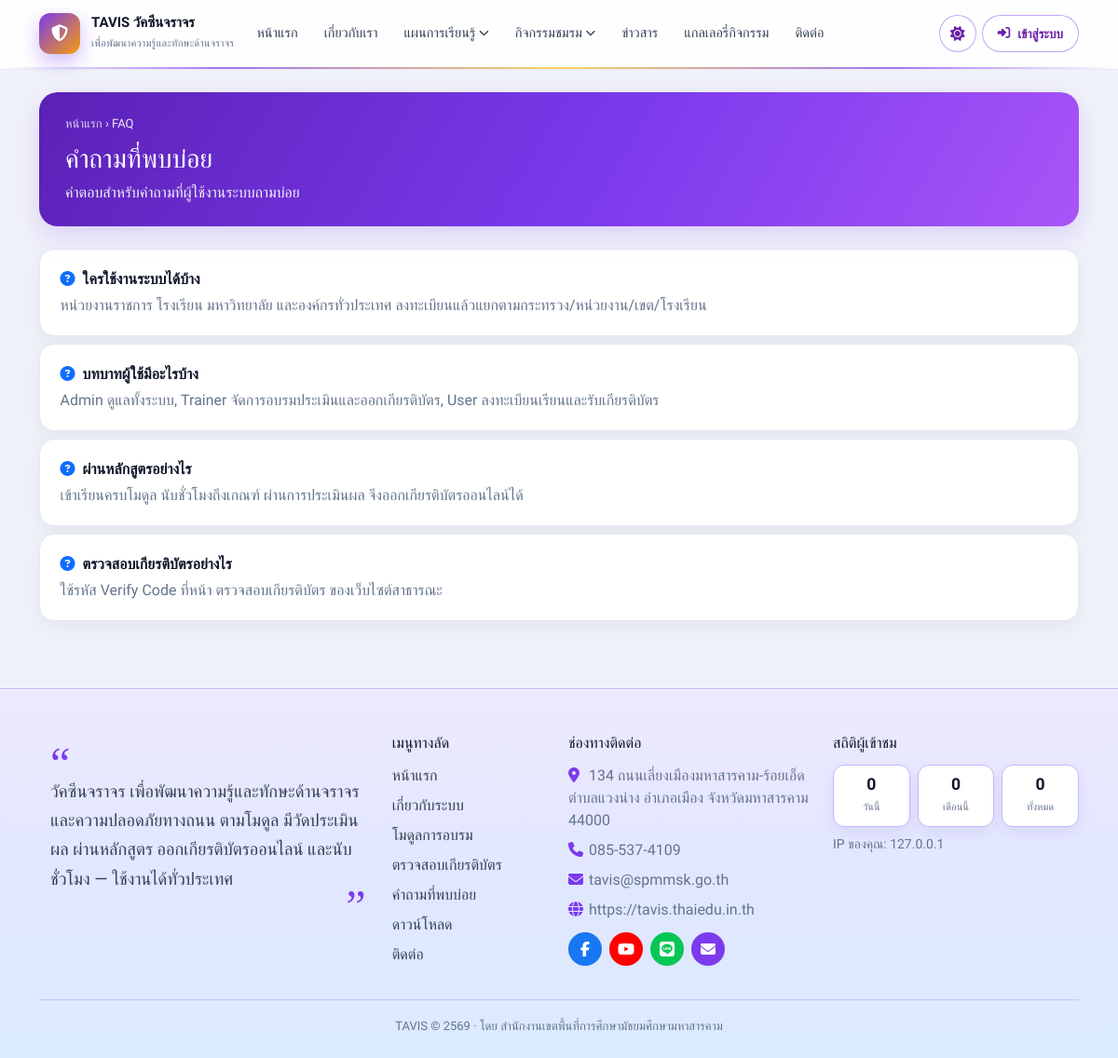
Screenshot of /traffic_vaccine/faq with the database file from the repository.
### tables this page shows
CREATE TABLE `faqs` (
  `id` INT UNSIGNED NOT NULL AUTO_INCREMENT,
  `question` VARCHAR(255) NOT NULL,
  `answer` TEXT NOT NULL,
  `sort_order` INT NOT NULL DEFAULT 0,
  `status` TINYINT(1) NOT NULL DEFAULT 1,
  PRIMARY KEY (`id`)
);

### app/Core/Controller.php (called while the page is built, shortened)
<?php
abstract class Controller
{
    protected function webView(string $name, array $data = []): void
    {
        $layout = !empty($data['layout_clean']) ? 'layouts/portfolio-clean' : 'layouts/web';
        if ($layout === 'layouts/web' && !array_key_exists('darkUi', $data)) {
            $data['darkUi'] = true;
        }
        View::render($name, $data, $layout);
    }
}

### app/Controllers/Web/HomeController.php (called while the page is built, shortened)
<?php
class HomeController extends Controller
{
    private function visitorStats(): array
    {
        try {
            return compact('today', 'month', 'all');
        } catch (\Throwable $e) {
            return ['today' => 0, 'month' => 0, 'all' => 0];
        }
    }
    public function faq(): void
    {
        $rows = db()->fetchAll('SELECT * FROM faqs WHERE status = 1 ORDER BY sort_order, id');
        $this->webView('web/faq', [
            'title' => 'คำถามที่พบบ่อย',
            'rows' => $rows,
            'visitorStats' => $this->visitorStats(),
        ]);
    }
}

### app/Core/Router.php (called while the page is built, shortened)
<?php
class Router
{
    private array $routes = [];
    private string $prefix = '';
    private array $groupMiddleware = [];
    public function group(array $options, callable $callback): void
    {
        $prevPrefix = $this->prefix;
        $prevMiddleware = $this->groupMiddleware;
        $this->prefix .= $options['prefix'] ?? '';
        $this->groupMiddleware = array_merge($this->groupMiddleware, $options['middleware'] ?? []);
        $this->prefix = $prevPrefix;
        $this->groupMiddleware = $prevMiddleware;
    }
    private function add(string $method, string $path, array|callable $handler, array $middleware = []): self
    {
        $path = $this->prefix . $path;
        $path = '/' . trim($path, '/');
        if ($path !== '/') {
            $path = rtrim($path, '/');
        }
        $this->routes[] = [
            'method' => $method,
            'path' => $path,
            'handler' => $handler,
            'middleware' => array_merge($this->groupMiddleware, $middleware),
        ];
        return $this;
    }
    public function dispatch(string $uri, string $method): mixed
    {
        $uri = parse_url($uri, PHP_URL_PATH) ?? '/';
        $uri = '/' . trim($uri, '/');
        if ($uri !== '/') {
            $uri = rtrim($uri, '/');
        }
        $basePath = function_exists('app_base_path') ? app_base_path($uri) : $this->detectBasePath();
        if ($basePath !== '' && ($uri === $basePath || str_starts_with($uri, $basePath . '/'))) {
            $uri = substr($uri, strlen($basePath)) ?: '/';
            if ($uri !== '/') {
                $uri = rtrim($uri, '/');
            }
        }
        $method = strtoupper($method);
        foreach ($this->routes as $route) {
            $params = $this->match($route['path'], $uri);
            if ($params !== false && $route['method'] === $method) {
                return $this->runHandler($route['handler'], $params);
            }
        }
        return View::render('errors/404', ['title' => 'ไม่พบหน้า']);
    }
    private function match(string $routePath, string $uri): array|false
    {
        $pattern = preg_replace('/\{([a-zA-Z_]+)\}/', '(?P<$1>[^/]+)', $routePath);
        $pattern = '#^' . $pattern . '$#';
        if (!preg_match($pattern, $uri, $matches)) {
            return false;
        }
        $params = [];
        return $params;
    }
    private function runHandler(array|callable $handler, array $params): mixed
    {
        [$class, $method] = $handler;
        $controller = new $class();
        return call_user_func_array([$controller, $method], $params);
    }
}

### public/index.php (called while the page is built, shortened)
<?php
$router = new Router();
require BASE_PATH . '/routes/web.php';
$uri = $_SERVER['REQUEST_URI'] ?? '/';
$method = $_SERVER['REQUEST_METHOD'] ?? 'GET';
$router->dispatch($uri, $method);

### app/Helpers/helpers.php (called while the page is built, shortened)
<?php
if (!function_exists('env')) {
    function env(string $key, mixed $default = null): mixed
    {
        $val = $_ENV[$key] ?? getenv($key);
        if ($val === false || $val === null || $val === '') {
            return $default;
        }
        return $val;
    }
}
if (!function_exists('db')) {
    function db(): Database
    {
        return Database::getInstance();
    }
}
if (!function_exists('e')) {
    function e(mixed $value): string
    {
        return View::escape($value);
    }
}
if (!function_exists('app_base_url')) {
    function app_base_url(): string
    {
        $configured = rtrim((string) env('APP_URL', ''), '/');
        $host = strtolower((string) preg_replace('/:\d+$/', '', (string) ($_SERVER['HTTP_HOST'] ?? '')));
        if ($configured !== '') {
            return $configured;
        }
        return 'https://tavis.thaiedu.in.th';
    }
}
if (!function_exists('url')) {
    function url(string $path = ''): string
    {
        $base = app_base_url();
        $path = '/' . ltrim($path, '/');
        return $base . ($path === '/' ? '' : $path);
    }
}

### app/Core/Database.php (called while the page is built, shortened)
<?php
class Database
{
    private static ?Database $instance = null;
    private PDO $pdo;
    private function __construct()
    {
        $config = require CONFIG_PATH . '/database.php';
        $db = $config['connections']['mysql'];
        $dsn = sprintf(
            'mysql:host=%s;port=%s;dbname=%s;charset=%s',
            $db['host'],
            $db['port'],
            $db['database'],
            $db['charset']
        );
        try {
            $this->pdo = new PDO($dsn, $db['username'], $db['password'], $db['options']);
        } catch (PDOException $e) {
            if (filter_var(env('APP_DEBUG', false), FILTER_VALIDATE_BOOLEAN)) {
                throw $e;
            }
            die('ไม่สามารถเชื่อมต่อฐานข้อมูลได้ กรุณาติดต่อผู้ดูแลระบบ');
        }
    }
    public static function getInstance(): self
    {
        if (self::$instance === null) {
            self::$instance = new self();
        }
        return self::$instance;
    }
    public function query(string $sql, array $params = []): \PDOStatement
    {
        $stmt = $this->pdo->prepare($sql);
        $stmt->execute($params);
        return $stmt;
    }
    public function fetchAll(string $sql, array $params = []): array
    {
        return $this->query($sql, $params)->fetchAll();
    }
}

### config/database.php (called while the page is built)
<?php
return [
    'default' => 'mysql',
    'connections' => [
        'mysql' => [
            'driver' => 'mysql',
            'host' => env('DB_HOST', '127.0.0.1'),
            'port' => env('DB_PORT', '3306'),
            'database' => env('DB_DATABASE', 'tavis'),
            'username' => env('DB_USERNAME', 'root'),
            'password' => env('DB_PASSWORD', ''),
            'charset' => env('DB_CHARSET', 'utf8mb4'),
            'collation' => 'utf8mb4_unicode_ci',
            'prefix' => '',
            'options' => [
                PDO::ATTR_ERRMODE => PDO::ERRMODE_EXCEPTION,
                PDO::ATTR_DEFAULT_FETCH_MODE => PDO::FETCH_ASSOC,
                PDO::ATTR_EMULATE_PREPARES => false,
                PDO::MYSQL_ATTR_INIT_COMMAND => "SET NAMES utf8mb4 COLLATE utf8mb4_unicode_ci",
            ],
        ],
    ],
];

### app/Views/web/faq.php (the view, shortened to what this page needs)
<div class="container py-4">
  <div class="ws-page-hero">
    <div class="crumb"><a href="<?= url('/') ?>">หน้าแรก</a> › FAQ</div>
    <h1>คำถามที่พบบ่อย</h1>
    <p>คำตอบสำหรับคำถามที่ผู้ใช้งานระบบถามบ่อย</p>
  </div>
  <?php foreach ($rows as $f): ?>
    <div class="card-soft p-3 mb-2">
      <strong class="d-block mb-1"><i class="fa fa-circle-question text-primary me-2"></i><?= e($f['question']) ?></strong>
      <div class="text-muted"><?= nl2br(e($f['answer'])) ?></div>
    </div>
  <?php endforeach; ?>
</div>

### public/assets/css/app.css (style rules this page uses)
:root { --p-primary: #1a45b8; --p-primary-2: #0d1b9e; --p-accent: #00a3ff; --p-gradient: linear-gradient(90deg, #0d1b9e 0%, #0084ff 100%); --p-gradient-btn: linear-gradient(90deg, #1a45b8 0%, #00a3ff 100%); --p-bg: #f0f2f9; --p-surface: #ffffff; --p-text: #1e1b4b; --p-muted: #64748b; --p-border: #e2e8f0; --p-sidebar: #ffffff; --p-shadow: 0 8px 24px rgba(26, 69, 184, .08); --p-radius: 16px; --p-font: 'Kanit', 'Sarabun', sans-serif; --p-sidebar-w: 268px; --p-header-h: 68px; --p-success: #059669; --p-error: #f27474; --p-warning: #f8bb86; --p-danger: #dc3741; --p-swal-cancel: #6e7881; --p-soft: #eef2ff; --p-info-soft: #fff9e6; --p-nav-hover: #f5f3ff; --chart-pal-1: #0d9488; --chart-pal-2: #f59e0b; --chart-pal-3: #2563eb; --chart-pal-4: #db2777; --chart-pal-5: #16a34a; --chart-pal-6: #ea580c; --chart-pal-7: #7c3aed; --chart-pal-8: #0891b2; --chart-pal-9: #dc2626; --chart-pal-10: #64748b; --chart-hours-earned: #0f766e; --chart-hours-required: #d97706; --chart-share-1: #f59e0b; --chart-share-2: #2563eb; --chart-share-3: #a855f7; --chart-share-4: #059669; --chart-share-5: #e11d48; --chart-share-6: #94a3b8; --chart-polar-1: #ea580c; --chart-polar-2: #0891b2; --chart-polar-3: #c026d3; --chart-polar-4: #65a30d; --chart-polar-5: #e11d48; --chart-polar-6: #78716c; --chart-status-1: #f59e0b; --chart-status-2: #3b82f6; --chart-status-3: #7c3aed; --chart-status-4: #10b981; --chart-status-5: #ef4444; --chart-status-6: #94a3b8; --chart-role-1: #7c3aed; --chart-role-2: #0ea5e9; --chart-role-3: #22c55e; --chart-role-4: #f97316; --chart-radar: #0891b2; --chart-radar-fill: rgba(8, 145, 178, .2); --chart-month: #16a34a; --chart-month-fill: rgba(22, 163, 74, .16); --chart-login-ok: #2563eb; --chart-login-ok-fill: rgba(37, 99, 235, .16); --chart-login-fail: #e11d48; --chart-login-fail-fill: rgba(225, 29, 72, .08); --chart-coverage-done: #059669; --chart-coverage-todo: #cbd5e1; --chart-empty: #e2e8f0; }
* { box-sizing: border-box; }
html, body { margin: 0; min-height: 100%; font-family: var(--p-font); color: var(--p-text); background: var(--p-bg); }
.fa, .fas, .far, .fab, .fa-solid, .fa-regular, .fa-brands { font-family: var(--fa-style-family, "Font Awesome 6 Free") !important; }
.fa, .fas, .fa-solid { font-weight: 900 !important; }
body { min-height: 100vh; display: flex; flex-direction: column; }
a { color: var(--p-primary); text-decoration: none; }
.card-soft { background: var(--p-surface); border: 1px solid var(--p-border); border-radius: var(--p-radius); box-shadow: var(--p-shadow); margin-bottom: 1rem; overflow: hidden; }

### public/assets/css/portfolio-clean.css (style rules this page uses)
:root { --pf-blue: #1d4ed8; --pf-blue-soft: #eff6ff; --pf-ink: #0f172a; --pf-muted: #64748b; --pf-line: #e2e8f0; --pf-bg: #e8eef6; --pf-orange: #f97316; }

### public/assets/css/web-theme.css (style rules this page uses)
body.pf-light { background: #f0f2f9 !important; color: #1e1b4b !important; }
body.pf-light .ws-cat-card, body.pf-light .ws-work-card, body.pf-light .ws-news-item, body.pf-light .pf-teacher-card, body.pf-light .card-soft { background: #fff !important; border-color: #e2e8f0 !important; color: #0f172a; box-shadow: 0 8px 24px rgba(15, 23, 42, .05); }
body.pf-light .ws-page-hero { background: linear-gradient(120deg, #5b21b6, #7c3aed 55%, #a855f7); color: #fff; box-shadow: 0 10px 28px rgba(124, 58, 237, .18); }
body.pf-light .ws-page-hero .crumb, body.pf-light .ws-page-hero .crumb a, body.pf-light .ws-page-hero h1, body.pf-light .ws-page-hero p, body.pf-light .ws-page-hero .ws-plan-learn-flow, body.pf-light .ws-page-hero .ws-plan-learn-meta { color: #fff !important; }
body.pf-light .ws-page-hero .crumb, body.pf-light .ws-page-hero .crumb a { opacity: .9; }
body.pf-light .ws-page-hero p { opacity: .92; }
body.pf-light .text-muted { color: #64748b !important; }
body.web-site, body.web-site .ws-nav, body.web-site .web-main, body.web-site .home-hero, body.web-site .home-stat, body.web-site .card-soft, body.web-site .ws-footer, body.web-site .ws-footer-rich, body.web-site .ws-visitor-grid div, body.web-site .pd-toolbar, body.web-site .pd-pills a, body.web-site .pd-card, body.web-site .pd-teacher-card, body.web-site .pd-search input, body.web-site .pd-select select { transition: background-color .25s ease, color .2s ease, border-color .2s ease; }

### app/Views/layouts/web.php (style rules this page uses)
body.web-site .container { width: 100% !important; max-width: 1140px !important; margin-left: auto !important; margin-right: auto !important; padding-left: 12px !important; padding-right: 12px !important; }

### rows the page displays
faqs: question "ใครใช้งานระบบได้บ้าง", answer "หน่วยงานราชการ โรงเรียน มหาวิทยาลัย และองค์กรทั่วประเทศ ลงทะเบียนแล้วแยกตามกระทรวง/หน่วยงาน/เขต/โรงเรียน"
faqs: question "บทบาทผู้ใช้มีอะไรบ้าง", answer "Admin ดูแลทั้งระบบ, Trainer จัดการอบรมประเมินและออกเกียรติบัตร, User ลงทะเบียนเรียนและรับเกียรติบัตร"
faqs: question "ผ่านหลักสูตรอย่างไร", answer "เข้าเรียนครบโมดูล นับชั่วโมงถึงเกณฑ์ ผ่านการประเมินผล จึงออกเกียรติบัตรออนไลน์ได้"
faqs: question "ตรวจสอบเกียรติบัตรอย่างไร", answer "ใช้รหัส Verify Code ที่หน้า ตรวจสอบเกียรติบัตร ของเว็บไซต์สาธารณะ"

### other values shown
mb_strimwidth($navTitle, 0, 42, '…') "TAVIS วัคซีนจราจร"
$navTag "เพื่อพัฒนาความรู้และทักษะด้านจราจร"
app_brand('description') "วัคซีนจราจร เพื่อพัฒนาความรู้และทักษะด้านจราจรและความปลอดภัยทางถนน ตามโมดูล มีวัดประเมินผล ผ่านหลักสูตร ออกเกียรติบัตรออนไลน์ และนับชั่วโมง — ใช้งานได้ทั่วประเทศ"
setting('org_address') "134 ถนนเลี่ยงเมืองมหาสารคาม-ร้อยเอ็ด ตำบลแวงน่าง อำเภอเมือง จังหวัดมหาสารคาม 44000"
setting('org_phone') "085-537-4109"
setting('org_email') "tavis@spmmsk.go.th"
setting('org_website') ?: 'tavis.thaiedu.in.th' "https://tavis.thaiedu.in.th"
$vs['today'] "0"
$vs['month'] "0"
$vs['all'] "0"
request_ip() "127.0.0.1"
site_footer_text() "TAVIS © 2569 · โดย สำนักงานเขตพื้นที่การศึกษามัธยมศึกษามหาสารคาม"
